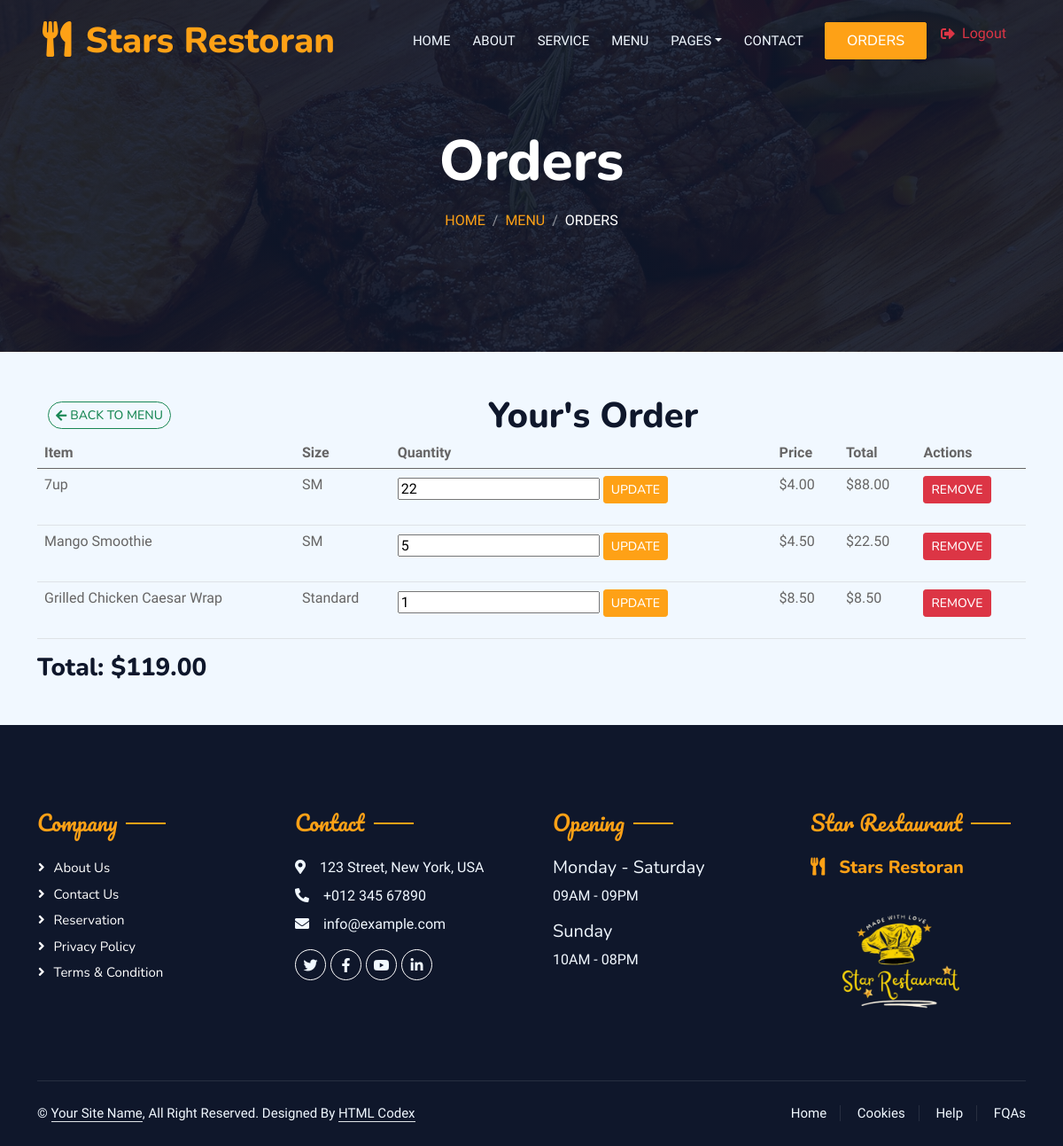
The page /stars/restaurant/order/ (signed in) on the database as committed earlier.
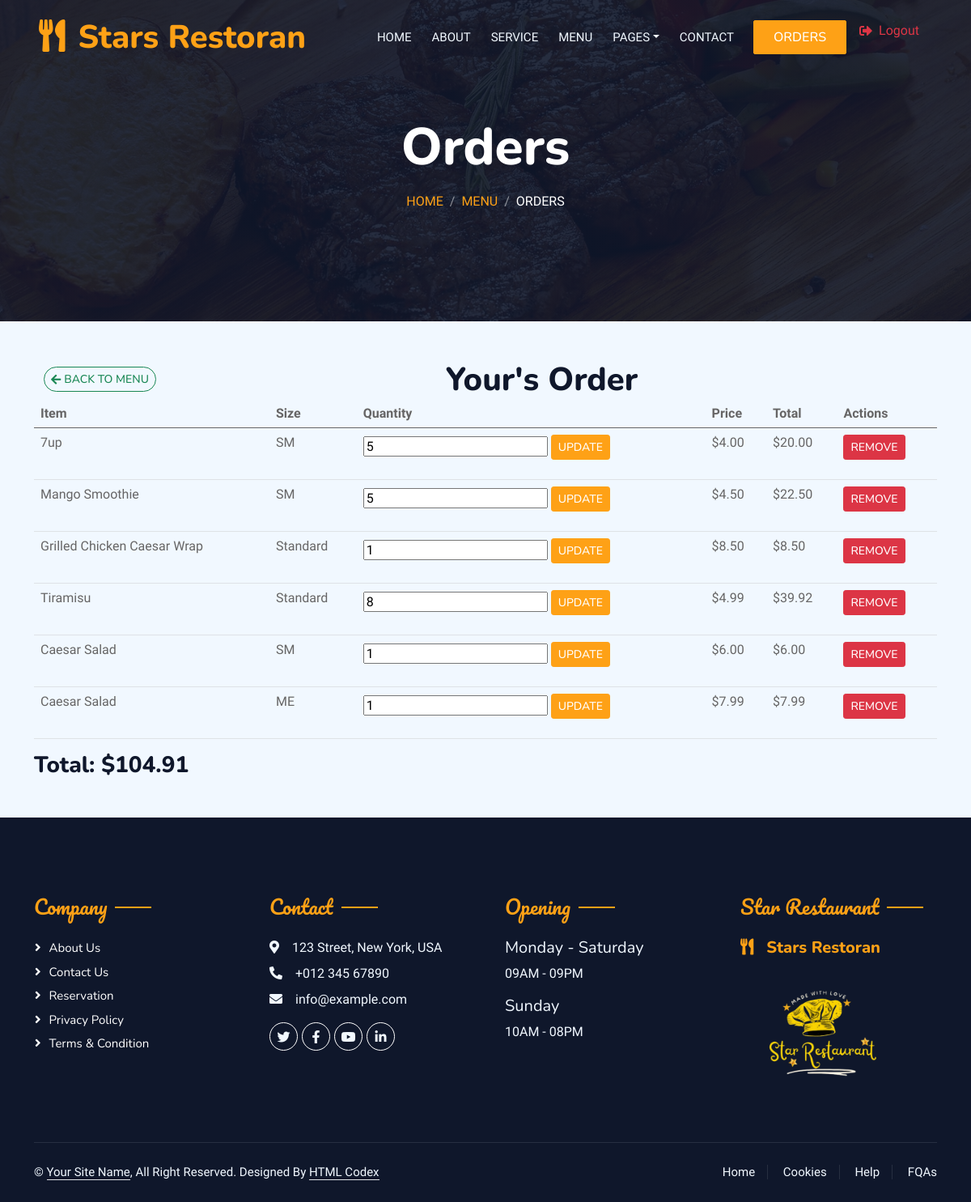
The same page on the database as committed later.
### restaurant_app/models.py (models this page shows, shortened)
class CartItem(models.Model):
    cart = models.ForeignKey(Cart, related_name="cart_items", on_delete=models.CASCADE)
    content_type = models.ForeignKey(ContentType, on_delete=models.CASCADE) #This stores the type of model (e.g., Drinks, Meals, etc.).
    object_id = models.PositiveIntegerField()
    food_item = GenericForeignKey("content_type", "object_id") # This creates a dynamic reference to any food model using content_type and object_id.
    size = models.CharField(max_length=2, choices=SizePriceMixin.Size.choices, blank=True, null=True)
    quantity = models.PositiveIntegerField(default=1)
    added_at = models.DateTimeField(auto_now_add=True)

class Food(models.Model):
    name = models.CharField(max_length=255,blank=False,default='food')
    price = models.DecimalField(max_digits=6, decimal_places=2,default=0.0)
    image = models.ImageField(upload_to=upload_to_dynamic,default='defa/defa.png')
    description = models.CharField(max_length=255,blank=False,default='description')
    class Meta:
        abstract = True

class SizePriceMixin(models.Model):
    class Size(models.TextChoices):
        SMALL = 'SM', 'Small'
        MEDIUM = 'ME', 'Medium'
        LARGE = 'LA', 'Large'
    size = models.CharField(max_length=2, choices=Size.choices, default=Size.SMALL)
    small_price = models.DecimalField(max_digits=6, decimal_places=2, default=0.0)
    medium_price = models.DecimalField(max_digits=6, decimal_places=2, default=0.0)
    large_price = models.DecimalField(max_digits=6, decimal_places=2, default=0.0)
    class Meta:
        abstract = True
    def get_price_by_size(self, size):
        if size == self.Size.SMALL:
            return self.small_price
        elif size == self.Size.MEDIUM:
            return self.medium_price
        elif size == self.Size.LARGE:
            return self.large_price
        return self.small_price

class Drinks(Food, SizePriceMixin):
    class TypeOfDrinks(models.TextChoices):
        HOT = 'HO', 'Hot'
        COLD = 'CO', 'Cold'
    type_of_drink = models.CharField(max_length=2, choices=TypeOfDrinks.choices, default=TypeOfDrinks.COLD)

class Grills(Food):
        def __str__(self):
         return f"{self.name}"

class Sweets(Food):
    def __str__(self):
        return f"{self.name}"

class Salads(Food, SizePriceMixin):
    def __str__(self):
        return f"{self.name} - {self.get_price_by_size(self.size)}"

### restaurant_app/views.py (the view)
# urls.py: path('order/', views.cart, name='cart'),
@login_required
def cart(request):
    cart = Cart.objects.filter(user=request.user if request.user.is_authenticated else None).first()
    cart_items = CartItem.objects.filter(cart=cart) if cart else []
    name = request.user.first_name
    total_price = 0
    for item in cart_items:
        if item.food_item is None:
            continue
        item.has_price_by_size = hasattr(item.food_item, 'get_price_by_size') and item.size
        if item.has_price_by_size:
            item_price = item.food_item.get_price_by_size(item.size)  # Call method inside view
        else:
            item_price = item.food_item.price
        item.item_price = item_price
        item.total_price = item.quantity * item_price
        if isinstance(item.food_item, (Drinks, Salads)):
            item.display_size = item.size if item.size else "N/A"  # Show size if available
        else:
            item.display_size = "Standard"  # Default for other categories
        total_price += item.total_price
    breadcrumb_section_url = reverse('restaurant_app:menu', kwargs={'category': 'choose_as_you_like'})
    rest_detail = get_object_or_404(Rest_detail,pk =1)
    context = {
        'cart': cart,
        'cart_items': cart_items,
        'total_price': total_price,
        'page_title': 'Orders',
        'breadcrumb_section': 'Menu',
        'breadcrumb_active': 'Orders',
        'breadcrumb_section_url':breadcrumb_section_url,
        'rest_detail':rest_detail,
        'name':name,
    }
    return render(request, 'restaurant/cart.html', context)

### restaurant_app/templates/restaurant/cart.html (shortened to what this page needs)
{% extends 'restaurant/base_other.html' %}
{% block content %}
<link rel="stylesheet" href="https://cdnjs.cloudflare.com/ajax/libs/animate.css/4.1.1/animate.min.css">
<div class="container">
    <div class="container d-flex align-items-center wow fadeInUp" data-wow-delay="0.1s">
        <a href="{% url 'restaurant_app:menu' 'd' %}" class="btn btn-outline-success btn-sm rounded-pill d-flex align-items-center gap-1">
            <i class="fas fa-arrow-left"></i> Back to Menu
        </a>
        <div class="flex-grow-1 text-center">
            <h1 class="mb-0">{{ name|default:"Your" }}'s Order</h1>
        </div>
    </div>
    {% if cart_items %}
    <div class="table-responsive wow fadeInUp" data-wow-delay="0.2s">
        <table class="table">
            <thead>
                <tr>
                    <th>Item</th>
                    <th>Size</th>
                    <th>Quantity</th>
                    <th>Price</th>
                    <th>Total</th>
                    <th>Actions</th>
                </tr>
            </thead>
            <tbody>
                {% for item in cart_items %}
                <tr class="wow fadeInUp" data-wow-delay="0.3s">
                    <td>{{ item.food_item.name }}</td>
                    <td>{{ item.display_size }}</td>
                    <td>
                        <form method="post" action="{% url 'restaurant_app:update_cart_item' item.id %}">
                            <input type="number" name="quantity" value="{{ item.quantity }}" min="1">
                            <button type="submit" class="btn btn-sm btn-primary">Update</button>
                        </form>
                    </td>
                    <td>${{ item.item_price }}</td>
                    <td>${{ item.total_price }}</td>
                    <td>
                        <a href="{% url 'restaurant_app:remove_cart_item' item.id %}" class="btn btn-sm btn-danger">Remove</a>
                    </td>
                </tr>
                {% endfor %}
            </tbody>
        </table>
    </div>
    <h3 class="wow fadeInUp" data-wow-delay="0.4s">Total: ${{ total_price }}</h3>
    {% else %}
    <p class="wow fadeInUp" data-wow-delay="0.1s">Your Order is empty.</p>
    {% endif %}
</div>
{% endblock %}

Rows that differ between the two databases and show on the page:
changed CartItem "7up": quantity "22" → "5"; total_price "88.00" → "20.00"
added CartItem: food_item.name "Tiramisu", display_size "Standard", quantity "8", item_price "4.99", total_price "39.92"
added CartItem: food_item.name "Caesar Salad", display_size "SM", quantity "1", item_price "6.00", total_price "6.00"
added CartItem: food_item.name "Caesar Salad", display_size "ME", quantity "1", item_price "7.99", total_price "7.99"
Other text that changed with them:
{{ total_price }}: "119.00" → "104.91"
